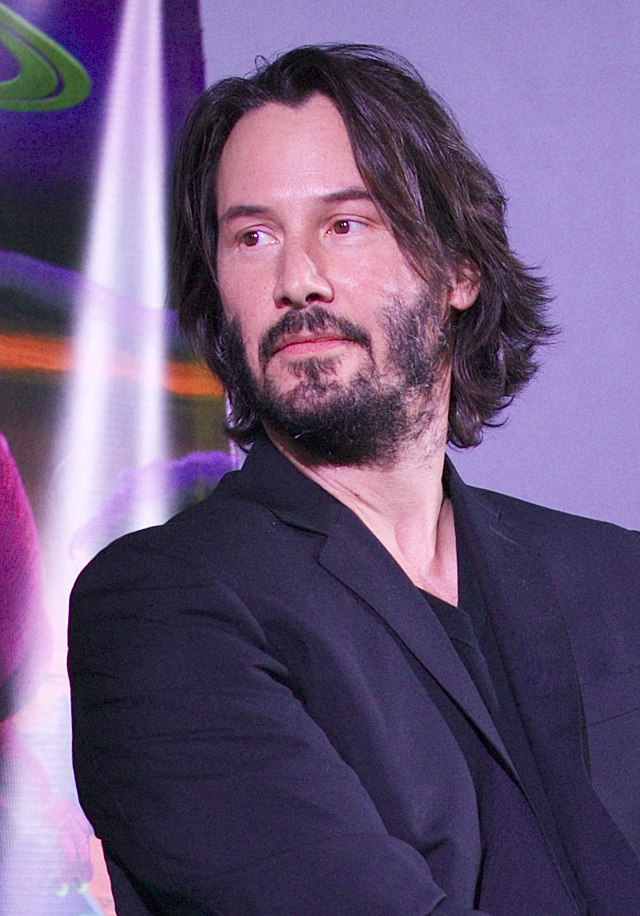
#> input picture lab8/keanu.jpg, 640 x 916 px
$ python lab8.py   (older library calls are emulated)
#> lines starting #> are read from the running program, lines starting #| are printed output that depends on the picture; after the words box and inside, x2 and y2 are one past the last pixel; in counts of white or black regions, pixels touching at a corner belong together
import cv2
import numpy as np
from matplotlib import pyplot as plt

# Read in image
imgOrig = cv2.imread('keanu.jpg')
#> imgOrig is the input picture: shape (916, 640, 3); mean B, G, R 123, 88.3, 107.4

# Assign rows, cols
nrows = 2
ncols = 5

# convert to grayscale, gaussian blur, and blur
imgGray = cv2.cvtColor(imgOrig, cv2.COLOR_BGR2GRAY)
imgOut = cv2.GaussianBlur(imgGray,(5, 5),0)
blur = cv2.blur(imgGray,(13, 13),0)
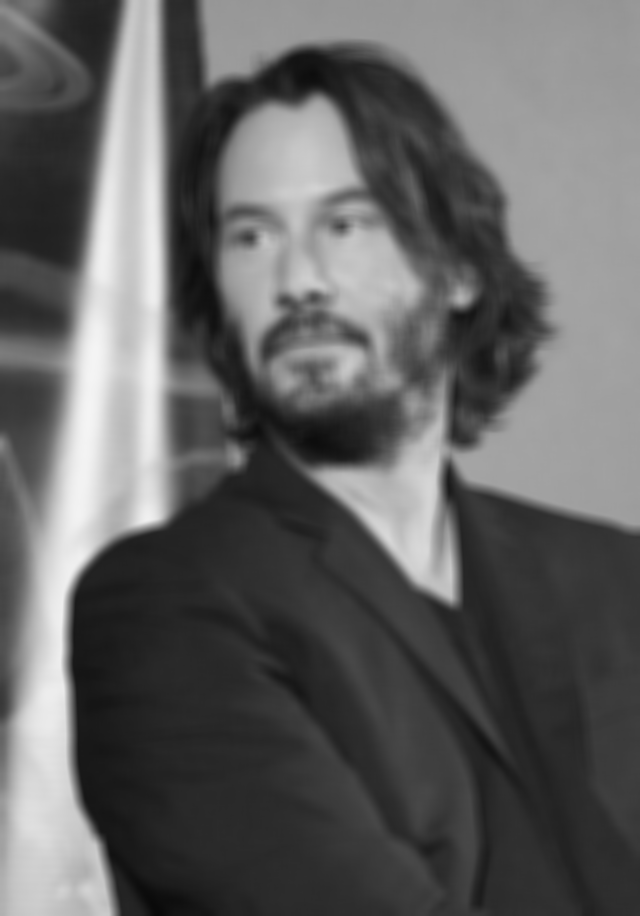
#> blur: shape (916, 640); min 9, max 244, mean 98

# convert to sobels, horizontal and vertical
sobelHorizontal = cv2.Sobel(blur,cv2.CV_64F,1,0,ksize=5) # x dir
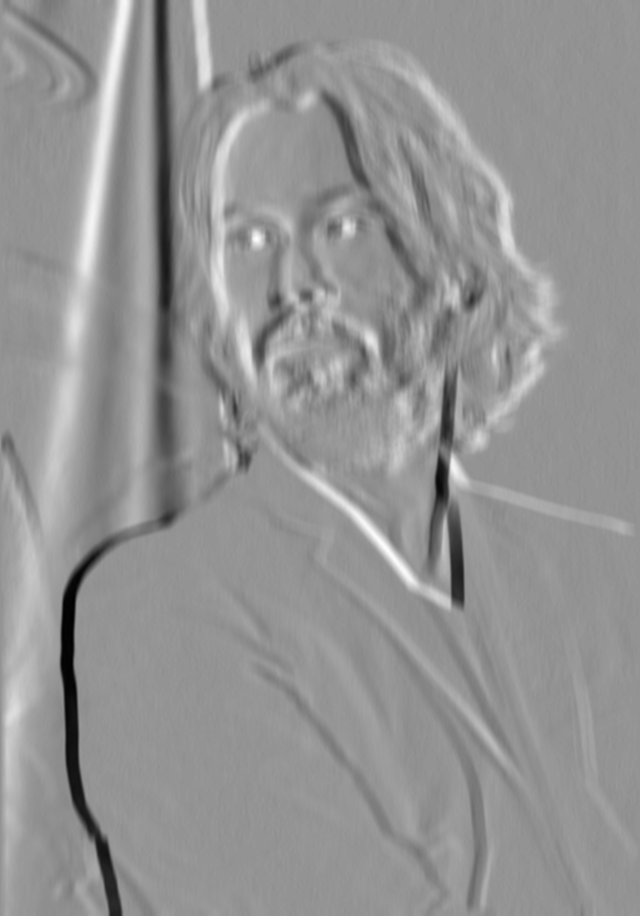
#> sobelHorizontal: shape (916, 640) float64; min -2144, max 1565, mean 5.5; drawn with min black and max white
sobelVertical = cv2.Sobel(blur,cv2.CV_64F,0,1,ksize=5) # y dir
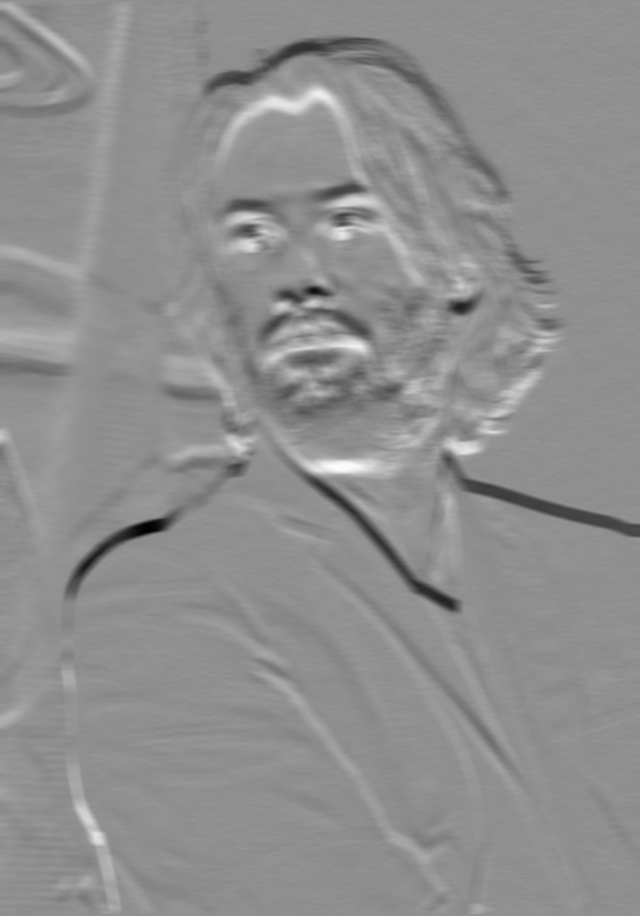
#> sobelVertical: shape (916, 640) float64; min -2040, max 1578, mean -8.7; drawn with min black and max white
# sum together sobels
sobelSum = cv2.addWeighted(sobelVertical, 0.5, sobelHorizontal, 0.5, 0)

# convert to canny
canny = cv2.Canny(imgOut,50,150)
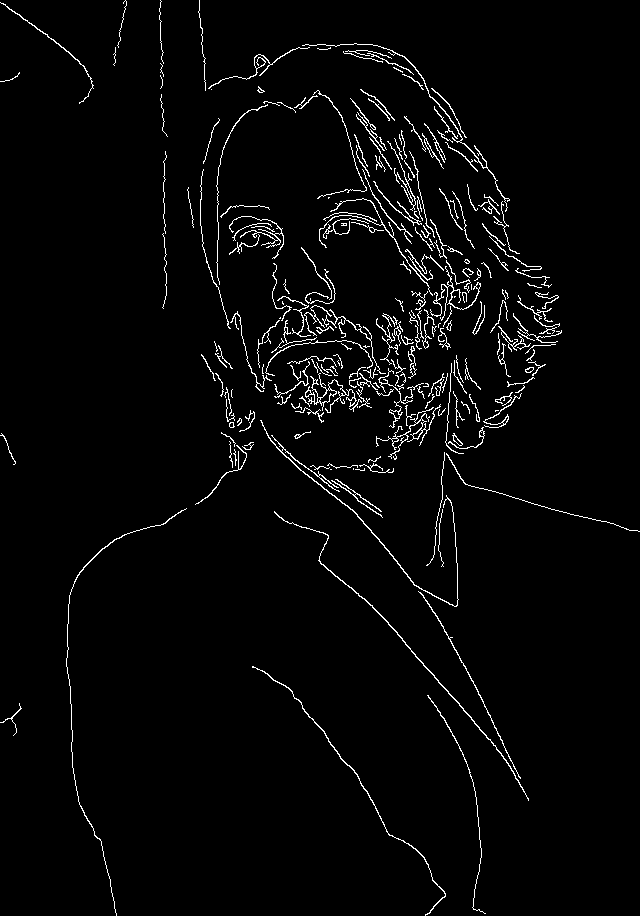
#> canny: shape (916, 640); 2.8% white in thin lines or dots

# thresholding sobelSum, all values below threshold are set to 0, otherwise set to selected threshold
threshold = 50
for i in range(0, sobelSum.shape[0]):
    for j in range(0, sobelSum.shape[1]):
        if sobelSum[i,j] > threshold/2:
            sobelSum[i,j] = threshold
        else:
            sobelSum[i,j] = 0
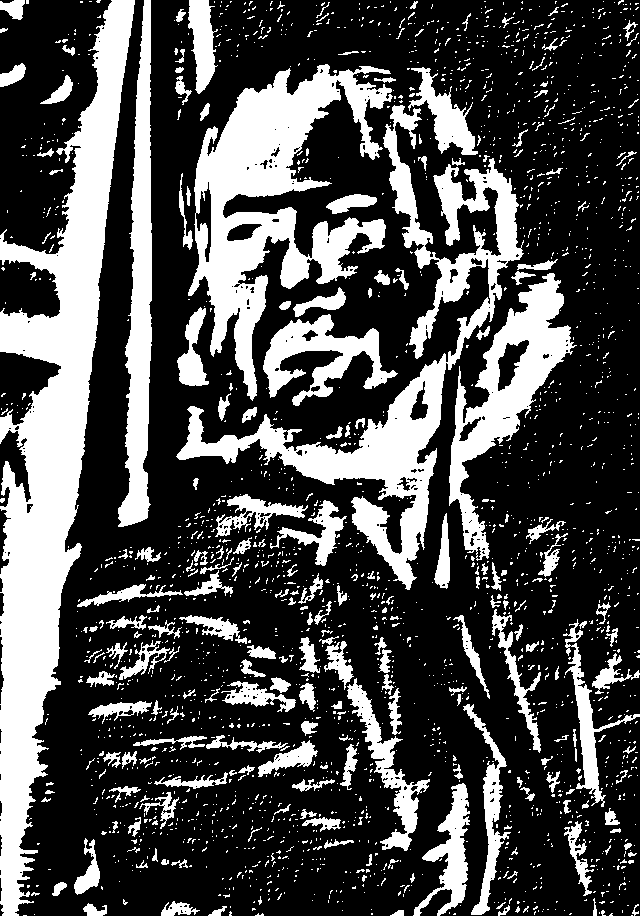
#> sobelSum: shape (916, 640) float64; values 0 (black) and 50 (white), 29.5% white; 2253 white regions (2020 under 20 px), largest, box (x1, y1, x2, y2) and area: (0, 0, 135, 916) 44110, (188, 64, 393, 401) 24869, (176, 105, 524, 590) 24574

# manual edge detection
manualEdgeDetection = np.zeros_like(imgGray)

# iterate over entire image
for i in range(imgGray.shape[0] - 1):
    for j in range(imgGray.shape[1] -1):
        # calc first derivative
        diffx = imgGray[i, j] - imgGray[i + 1, j + 1]
        diffy = imgGray[i, j + 1] - imgGray[i + 1, j]

        # calc magnitude of gradient
        mag = np.sqrt(diffx ** 2 + diffy ** 2)

        #normalize to 8-bit range
        manualEdgeDetection[i,j] = np.clip(mag, 0, 255)
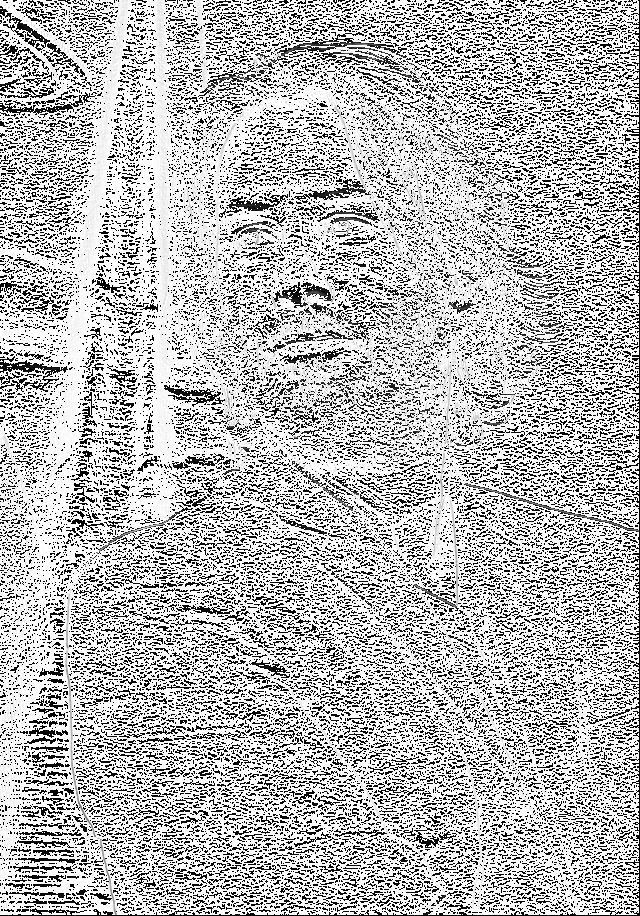
#> manualEdgeDetection: shape (916, 640); min 0, max 255, mean 184.2


# plot images into row and columns with titles
plt.subplot(nrows, ncols,1),plt.imshow(imgOrig, cmap = 'gray')
plt.title('Original'), plt.xticks([]), plt.yticks([])
plt.subplot(nrows, ncols,2),plt.imshow(cv2.cvtColor(imgOrig,cv2.COLOR_BGR2RGB), cmap = 'gray')
plt.title('Fixed Original'), plt.xticks([]), plt.yticks([])
plt.subplot(nrows, ncols,3),plt.imshow(imgGray, cmap = 'gray')
plt.title('Grayscale'), plt.xticks([]), plt.yticks([])
plt.subplot(nrows, ncols,4),plt.imshow(imgOut, cmap = 'gray')
plt.title('GuassianBlur'), plt.xticks([]), plt.yticks([])
plt.subplot(nrows, ncols,5),plt.imshow(blur, cmap = 'gray')
plt.title('blur'), plt.xticks([]), plt.yticks([])
plt.subplot(nrows, ncols,6),plt.imshow(sobelHorizontal, cmap = 'gray')
plt.title('sobel Horizontal'), plt.xticks([]), plt.yticks([])
plt.subplot(nrows, ncols,7),plt.imshow(sobelVertical, cmap = 'gray')
plt.title('sobel Vertical'), plt.xticks([]), plt.yticks([])
plt.subplot(nrows, ncols,8),plt.imshow(sobelSum, cmap = 'gray')
plt.title('Sobel Sum'), plt.xticks([]), plt.yticks([])
plt.subplot(nrows, ncols,9),plt.imshow(canny, cmap = 'gray')
plt.title('Canny'), plt.xticks([]), plt.yticks([])
plt.subplot(nrows, ncols,10),plt.imshow(manualEdgeDetection, cmap = 'gray')
plt.title('Manual Edge Detection'), plt.xticks([]), plt.yticks([])
plt.show()
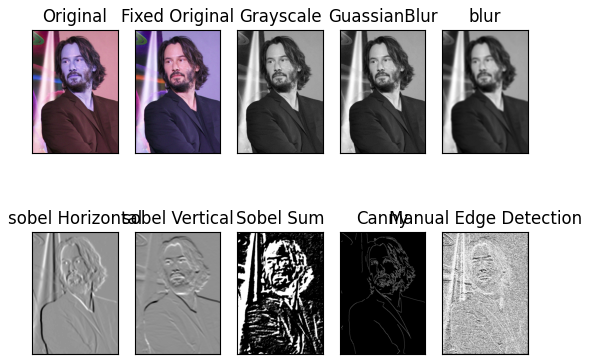
#> figure drawn by matplotlib, 10 panels; B, G, R data is drawn as R, G, B


cv2.waitKey(0)
#> (the run stopped early here; a loop or call above may not have finished)

$ run again, with lab8/ATU.jpg copied over lab8/keanu.jpg
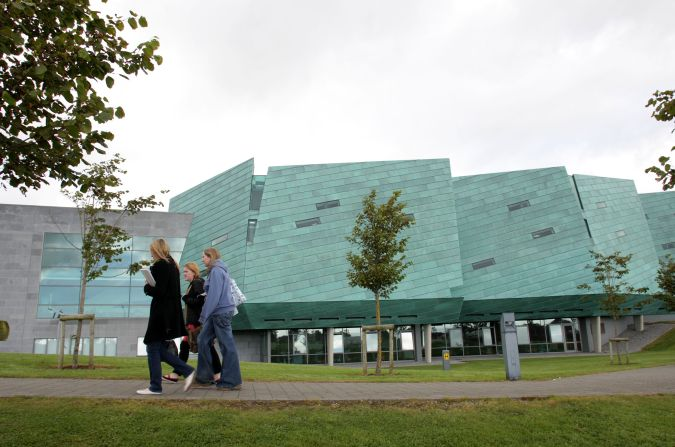
#> input picture lab8/ATU.jpg, 675 x 447 px
#> imgOrig is the input picture: shape (447, 675, 3); mean B, G, R 146.4, 158.5, 148.9
#> `canny = cv2.Canny(imgOut,50,150)`:
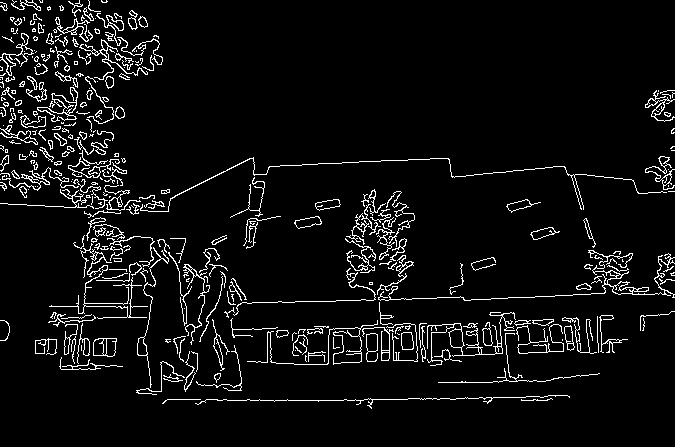
#> canny: shape (447, 675); 5.8% white in thin lines or dots
#> after the loop `for i in range(imgGray.shape[0] - 1):`:
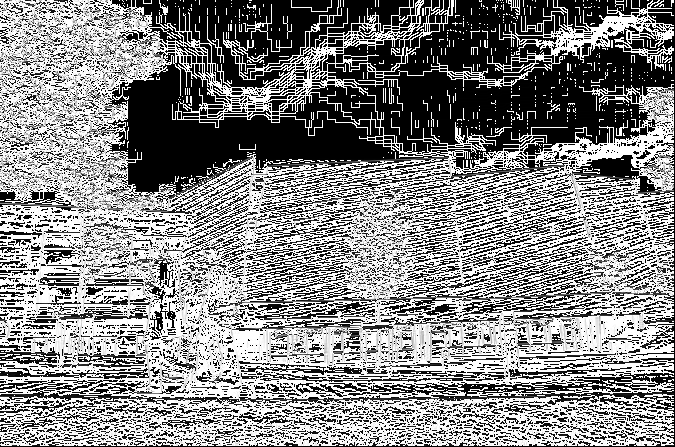
#> manualEdgeDetection: shape (447, 675); min 0, max 255, mean 133.6
